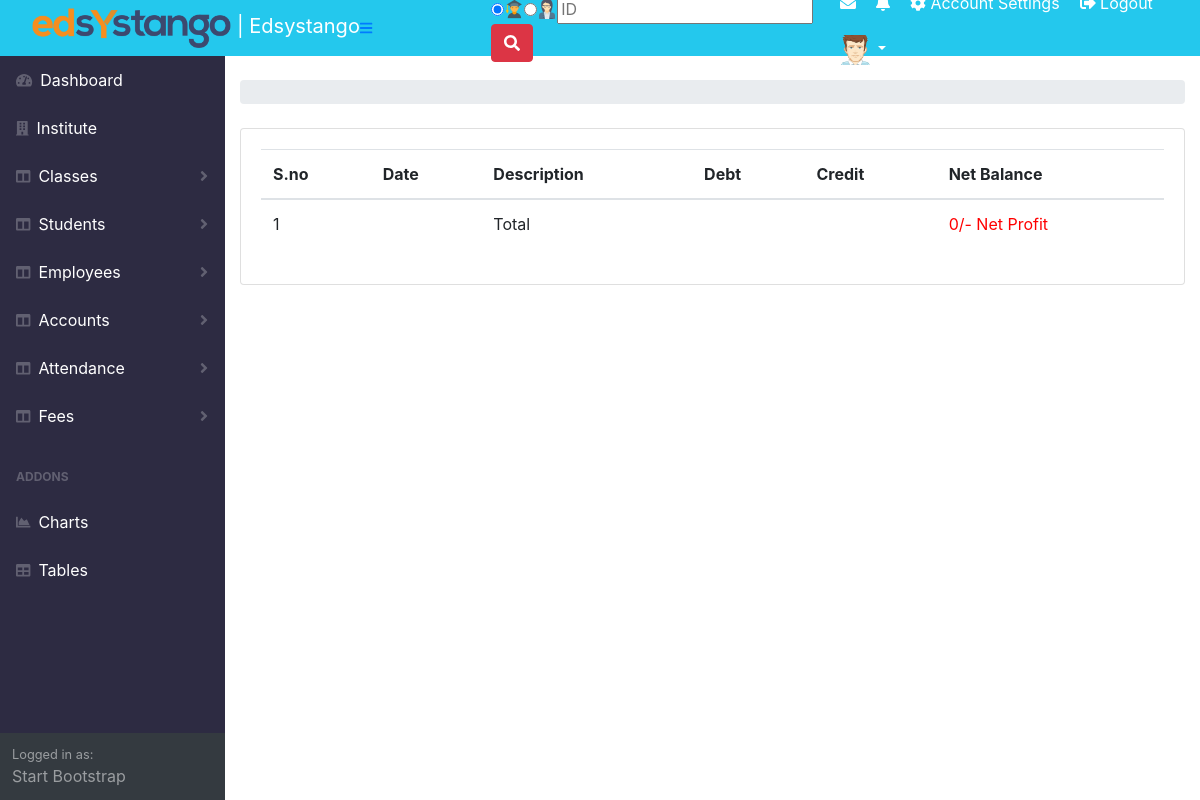
/accountstate/, run on an earlier commit of the app's database.
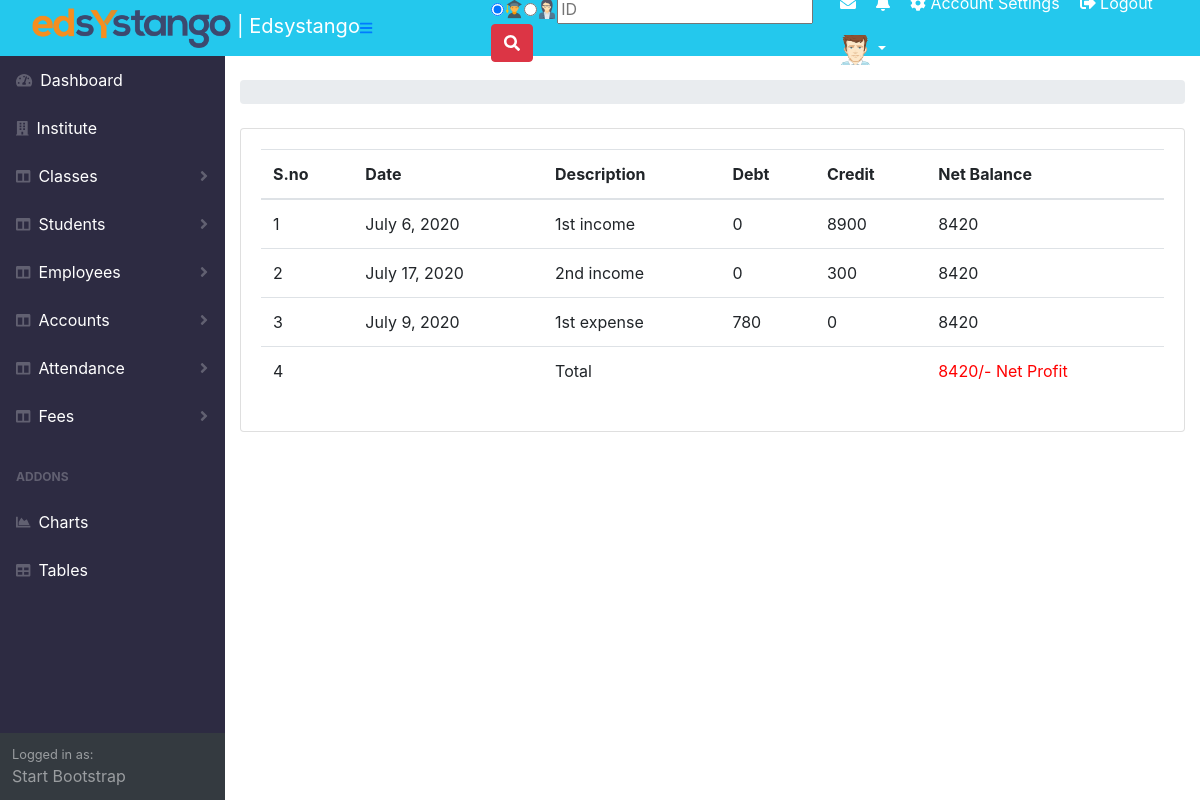
And on a later commit of the database.
### portalapp/models.py (models this page shows)
class AccountIncome(models.Model):
    Month = models.DateField()
    IncomeDescription = models.CharField(max_length=255)
    IncomeAmount = models.IntegerField()

class AccountExpense(models.Model):
    Month = models.DateField()
    ExpenseDescription = models.CharField(max_length=255)
    ExpenseAmount = models.IntegerField()

### portalapp/views.py (the view)
# urls.py: path('accountstate/',views.AccountStatement),
def AccountStatement(request):
    obj_income = AccountIncome.objects.all()
    obj_expense = AccountExpense.objects.all()
    if len(obj_expense) > 0 and len(obj_income) > 0 :
            sum_credit = list(AccountIncome.objects.aggregate(Sum('IncomeAmount')).values())[0]
            sum_debt = list(AccountExpense.objects.aggregate(Sum('ExpenseAmount')).values())[0]
            net = sum_credit - sum_debt
    elif len(obj_income)>0:
        sum_credit = list(AccountIncome.objects.aggregate(Sum('IncomeAmount')).values())[0]
        net = sum_credit - 0
    elif len(obj_expense)>0:
        sum_debt = list(AccountExpense.objects.aggregate(Sum('ExpenseAmount')).values())[0]
        net = 0 - sum_debt
    else:
        net = 0
    return render(request,'portalapp/accountstate.html',{'obj_income':obj_income,'obj_expense':obj_expense,'net':net})

### templates/portalapp/accountstate.html (shortened to what this page needs)
{% extends 'portalapp/base.html' %}
{% load crispy_forms_tags %}
{% block base%}
<table class="table" id="mytable">
   <thead>
     <tr>
       <th>S.no</th>
       <th>Date</th>
       <th>Description</th>
       <th>Debt</th>
       <th>Credit</th>
       <th>Net Balance</th>
     </tr>
   </thead>
   <tbody>
{%if obj_income%}
       {% for i in obj_income %}
     <tr>
      <td></td>
      <td>{{i.Month}}</td>
      <td>{{i.IncomeDescription}}</td>
      <td>0</td>
      <td id='getincome'>{{i.IncomeAmount}}</td>
      <td id='show'>{{net}}</td>
    </tr>
    {% endfor %}
    {%endif%}
      {%if obj_expense%}
       {% for j in obj_expense %}
   <tr>
   <td></td>
   <td>{{j.Month}}</td>
   <td>{{j.ExpenseDescription}}</td>
   <td id='getexpense'>{{j.ExpenseAmount}}</td>
   <td>0</td>
   <td id="show1">{{net}}</td>
 </tr>
 {% endfor %}
{% endif %}
 <td></td>
 <td></td>
 <td>Total</td>
 <td id='getexpense'></td>
 <td></td>
 <td id="show1" style="color:red">{{net}}/- Net Profit</td>
</tbody>
</table>
{% endblock %}

What changed in the data, as far as the page shows it:
added AccountIncome: Month "July 6, 2020", IncomeDescription "1st income", IncomeAmount "8900", net "8420"
added AccountIncome: Month "July 17, 2020", IncomeDescription "2nd income", IncomeAmount "300", net "8420"
added AccountExpense: Month "July 9, 2020", ExpenseDescription "1st expense", ExpenseAmount "780", net "8420"
Also different on the page:
{{ net }}: "0" → "8420"
